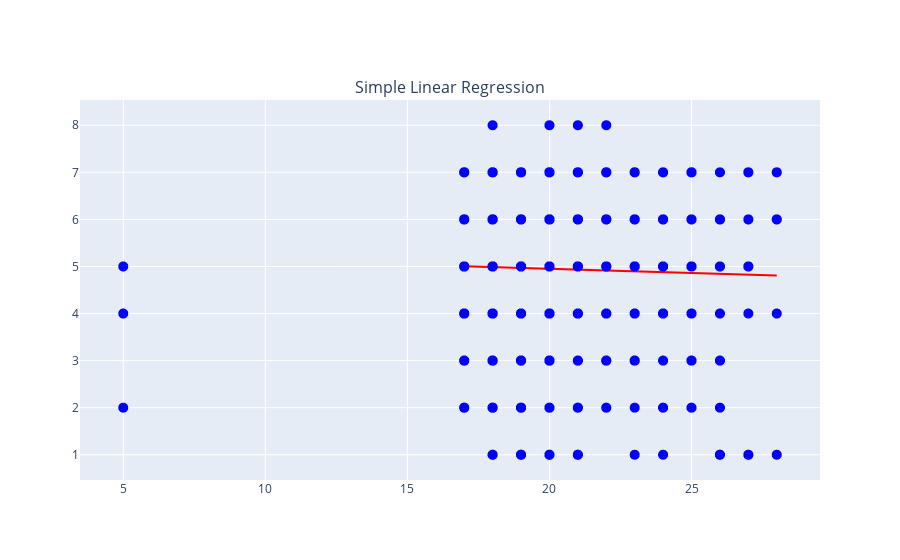

The notebook cell saved with this chart:
### Code cell
regression_df = pd.DataFrame({'Age': X_test['Age'], 'Openness': y_pred})

scatter_fig = px.scatter(df, x='Age', y='openness', title='Simple Linear Regression', labels={'openness': 'Actual Values'})
scatter_fig.update_traces(marker=dict(color='blue', size=10), name='Actual Values')

line_fig = px.line(regression_df, x='Age', y='Openness', line_shape='linear', labels={'Openness': 'Regression Line'})
line_fig.update_traces(line=dict(color='red'), name='Regression Line')

combined_fig = make_subplots(rows=1, cols=1, subplot_titles=['Simple Linear Regression'])

combined_fig.add_trace(scatter_fig.data[0], row=1, col=1)

combined_fig.add_trace(line_fig.data[0], row=1, col=1)

combined_fig.update_layout(showlegend=True)

combined_fig.show()

### Figure 1 — Plotly figure (JSON) as saved in the notebook; plotly's stock layout.template omitted (floating-point values rounded to 4 significant figures; data arrays with more than 128 entries replaced by an {"elided": "..."} marker saying what was removed)
{"data": [{"hovertemplate": "Age=%{x}<br>Actual Values=%{y}<extra></extra>", "legendgroup": "", "marker": {"color": "blue", "size": 10, "symbol": "circle"}, "mode": "markers", "name": "Actual Values", "showlegend": false, "type": "scattergl", "x": {"elided": "1024 int values"}, "xaxis": "x", "y": {"elided": "1024 int values"}, "yaxis": "y"}, {"hovertemplate": "Age=%{x}<br>Regression Line=%{y}<extra></extra>", "legendgroup": "", "line": {"color": "red", "dash": "solid", "shape": "linear"}, "marker": {"symbol": "circle"}, "mode": "lines", "name": "Regression Line", "orientation": "v", "showlegend": false, "type": "scatter", "x": {"elided": "205 int values"}, "xaxis": "x", "y": {"elided": "205 float values"}, "yaxis": "y"}], "layout": {"annotations": [{"font": {"size": 16}, "showarrow": false, "text": "Simple Linear Regression", "x": 0.5, "xanchor": "center", "xref": "paper", "y": 1, "yanchor": "bottom", "yref": "paper"}], "autosize": true, "showlegend": true, "xaxis": {"anchor": "y", "autorange": true, "domain": [0, 1], "range": [3.53, 29.47], "type": "linear"}, "yaxis": {"anchor": "x", "autorange": true, "domain": [0, 1], "range": [0.286, 8.714], "type": "linear"}}}
